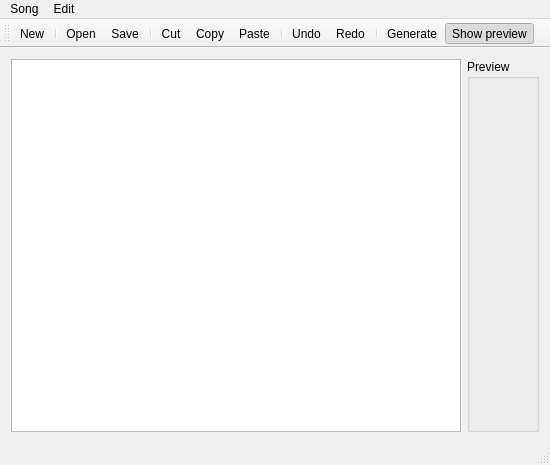
<?xml version="1.0" encoding="UTF-8"?>
<ui version="4.0">
 <class>SongEditor</class>
 <widget class="QMainWindow" name="SongEditor">
  <property name="geometry">
   <rect>
    <x>0</x>
    <y>0</y>
    <width>550</width>
    <height>465</height>
   </rect>
  </property>
  <property name="acceptDrops">
   <bool>false</bool>
  </property>
  <property name="windowTitle">
   <string>MainWindow</string>
  </property>
  <widget class="QWidget" name="centralwidget">
   <layout class="QHBoxLayout" name="horizontalLayout">
    <item>
     <widget class="QTextEdit" name="songEdit">
      <property name="font">
       <font>
        <family>Monospace</family>
       </font>
      </property>
      <property name="html">
       <string>&lt;!DOCTYPE HTML PUBLIC &quot;-//W3C//DTD HTML 4.0//EN&quot; &quot;http://www.w3.org/TR/REC-html40/strict.dtd&quot;&gt;
&lt;html&gt;&lt;head&gt;&lt;meta name=&quot;qrichtext&quot; content=&quot;1&quot; /&gt;&lt;style type=&quot;text/css&quot;&gt;
p, li { white-space: pre-wrap; }
&lt;/style&gt;&lt;/head&gt;&lt;body style=&quot; font-family:'Monospace'; font-size:8pt; font-weight:400; font-style:normal;&quot;&gt;
&lt;p style=&quot;-qt-paragraph-type:empty; margin-top:0px; margin-bottom:0px; margin-left:0px; margin-right:0px; -qt-block-indent:0; text-indent:0px;&quot;&gt;&lt;br /&gt;&lt;/p&gt;&lt;/body&gt;&lt;/html&gt;</string>
      </property>
     </widget>
    </item>
    <item>
     <widget class="QGroupBox" name="previewBox">
      <property name="title">
       <string>Preview</string>
      </property>
     </widget>
    </item>
   </layout>
  </widget>
  <widget class="QMenuBar" name="menubar">
   <property name="geometry">
    <rect>
     <x>0</x>
     <y>0</y>
     <width>550</width>
     <height>19</height>
    </rect>
   </property>
   <widget class="QMenu" name="menuSong">
    <property name="title">
     <string>Song</string>
    </property>
    <addaction name="actionNew"/>
    <addaction name="separator"/>
    <addaction name="actionOpen"/>
    <addaction name="actionSave"/>
    <addaction name="actionSaveAs"/>
    <addaction name="separator"/>
    <addaction name="actionExit"/>
   </widget>
   <widget class="QMenu" name="menuEdit">
    <property name="title">
     <string>Edit</string>
    </property>
    <addaction name="actionUndo"/>
    <addaction name="actionRedo"/>
    <addaction name="separator"/>
    <addaction name="actionCut"/>
    <addaction name="actionCopy"/>
    <addaction name="actionPaste"/>
   </widget>
   <addaction name="menuSong"/>
   <addaction name="menuEdit"/>
  </widget>
  <widget class="QToolBar" name="toolBar">
   <property name="windowTitle">
    <string>toolBar</string>
   </property>
   <property name="iconSize">
    <size>
     <width>16</width>
     <height>16</height>
    </size>
   </property>
   <property name="toolButtonStyle">
    <enum>Qt::ToolButtonIconOnly</enum>
   </property>
   <attribute name="toolBarArea">
    <enum>TopToolBarArea</enum>
   </attribute>
   <attribute name="toolBarBreak">
    <bool>false</bool>
   </attribute>
   <addaction name="actionNew"/>
   <addaction name="separator"/>
   <addaction name="actionOpen"/>
   <addaction name="actionSave"/>
   <addaction name="separator"/>
   <addaction name="actionCut"/>
   <addaction name="actionCopy"/>
   <addaction name="actionPaste"/>
   <addaction name="separator"/>
   <addaction name="actionUndo"/>
   <addaction name="actionRedo"/>
   <addaction name="separator"/>
   <addaction name="actionGenerate"/>
   <addaction name="actionShow_preview"/>
  </widget>
  <widget class="QStatusBar" name="statusBar"/>
  <action name="actionSaveAs">
   <property name="text">
    <string>Save as ...</string>
   </property>
   <property name="iconText">
    <string>Save to a file ...</string>
   </property>
   <property name="toolTip">
    <string>Save song as another file</string>
   </property>
   <property name="statusTip">
    <string>Save song as another file</string>
   </property>
   <property name="visible">
    <bool>true</bool>
   </property>
   <property name="iconVisibleInMenu">
    <bool>true</bool>
   </property>
  </action>
  <action name="actionUndo">
   <property name="text">
    <string>Undo</string>
   </property>
   <property name="toolTip">
    <string>Undo last action</string>
   </property>
   <property name="statusTip">
    <string>Undo last action</string>
   </property>
   <property name="shortcut">
    <string>Ctrl+Z</string>
   </property>
  </action>
  <action name="actionRedo">
   <property name="text">
    <string>Redo</string>
   </property>
   <property name="toolTip">
    <string>Redo last undid action</string>
   </property>
   <property name="statusTip">
    <string>Redo last undid action</string>
   </property>
   <property name="shortcut">
    <string>Ctrl+Y</string>
   </property>
  </action>
  <action name="actionShow_preview">
   <property name="checkable">
    <bool>true</bool>
   </property>
   <property name="checked">
    <bool>true</bool>
   </property>
   <property name="enabled">
    <bool>true</bool>
   </property>
   <property name="text">
    <string>Show preview</string>
   </property>
   <property name="toolTip">
    <string>Show preview of generated output</string>
   </property>
   <property name="statusTip">
    <string>Show preview of generated output</string>
   </property>
  </action>
  <action name="actionSave">
   <property name="text">
    <string>Save</string>
   </property>
   <property name="toolTip">
    <string>Save changes</string>
   </property>
   <property name="statusTip">
    <string>Save changes</string>
   </property>
   <property name="shortcut">
    <string>Ctrl+S</string>
   </property>
  </action>
  <action name="actionExit">
   <property name="text">
    <string>Exit</string>
   </property>
   <property name="toolTip">
    <string>Exit editing</string>
   </property>
   <property name="statusTip">
    <string>Exit editing</string>
   </property>
   <property name="shortcut">
    <string>Ctrl+Q</string>
   </property>
   <property name="menuRole">
    <enum>QAction::TextHeuristicRole</enum>
   </property>
  </action>
  <action name="actionOpen">
   <property name="text">
    <string>Open ...</string>
   </property>
   <property name="iconText">
    <string>Open</string>
   </property>
   <property name="toolTip">
    <string>Open song</string>
   </property>
   <property name="statusTip">
    <string>Open song</string>
   </property>
   <property name="shortcut">
    <string>Ctrl+O</string>
   </property>
  </action>
  <action name="actionNew">
   <property name="text">
    <string>New</string>
   </property>
   <property name="toolTip">
    <string>Create new song</string>
   </property>
   <property name="statusTip">
    <string>Create new song</string>
   </property>
   <property name="shortcut">
    <string>Ctrl+N</string>
   </property>
  </action>
  <action name="actionCut">
   <property name="text">
    <string>Cut</string>
   </property>
   <property name="toolTip">
    <string>Cut to clipboard</string>
   </property>
   <property name="statusTip">
    <string>Cut to clipboard</string>
   </property>
   <property name="shortcut">
    <string>Ctrl+X</string>
   </property>
  </action>
  <action name="actionPaste">
   <property name="text">
    <string>Paste</string>
   </property>
   <property name="toolTip">
    <string>Paste from clipboard</string>
   </property>
   <property name="statusTip">
    <string>Paste from clipboard</string>
   </property>
   <property name="shortcut">
    <string>Ctrl+V</string>
   </property>
  </action>
  <action name="actionCopy">
   <property name="text">
    <string>Copy</string>
   </property>
   <property name="toolTip">
    <string>Copy to clipboard</string>
   </property>
   <property name="statusTip">
    <string>Copy to clipboard</string>
   </property>
   <property name="shortcut">
    <string>Ctrl+C</string>
   </property>
  </action>
  <action name="actionGenerate">
   <property name="text">
    <string>Generate</string>
   </property>
  </action>
 </widget>
 <layoutdefault spacing="6" margin="11"/>
 <resources/>
 <connections>
  <connection>
   <sender>actionExit</sender>
   <signal>activated()</signal>
   <receiver>SongEditor</receiver>
   <slot>close()</slot>
   <hints>
    <hint type="sourcelabel">
     <x>-1</x>
     <y>-1</y>
    </hint>
    <hint type="destinationlabel">
     <x>399</x>
     <y>299</y>
    </hint>
   </hints>
  </connection>
  <connection>
   <sender>actionUndo</sender>
   <signal>activated()</signal>
   <receiver>songEdit</receiver>
   <slot>undo()</slot>
   <hints>
    <hint type="sourcelabel">
     <x>-1</x>
     <y>-1</y>
    </hint>
    <hint type="destinationlabel">
     <x>366</x>
     <y>312</y>
    </hint>
   </hints>
  </connection>
  <connection>
   <sender>actionRedo</sender>
   <signal>activated()</signal>
   <receiver>songEdit</receiver>
   <slot>redo()</slot>
   <hints>
    <hint type="sourcelabel">
     <x>-1</x>
     <y>-1</y>
    </hint>
    <hint type="destinationlabel">
     <x>366</x>
     <y>312</y>
    </hint>
   </hints>
  </connection>
  <connection>
   <sender>actionShow_preview</sender>
   <signal>triggered(bool)</signal>
   <receiver>previewBox</receiver>
   <slot>setVisible(bool)</slot>
   <hints>
    <hint type="sourcelabel">
     <x>-1</x>
     <y>-1</y>
    </hint>
    <hint type="destinationlabel">
     <x>483</x>
     <y>369</y>
    </hint>
   </hints>
  </connection>
  <connection>
   <sender>actionCut</sender>
   <signal>activated()</signal>
   <receiver>songEdit</receiver>
   <slot>cut()</slot>
   <hints>
    <hint type="sourcelabel">
     <x>-1</x>
     <y>-1</y>
    </hint>
    <hint type="destinationlabel">
     <x>80</x>
     <y>224</y>
    </hint>
   </hints>
  </connection>
  <connection>
   <sender>actionCopy</sender>
   <signal>activated()</signal>
   <receiver>songEdit</receiver>
   <slot>copy()</slot>
   <hints>
    <hint type="sourcelabel">
     <x>-1</x>
     <y>-1</y>
    </hint>
    <hint type="destinationlabel">
     <x>80</x>
     <y>224</y>
    </hint>
   </hints>
  </connection>
  <connection>
   <sender>actionPaste</sender>
   <signal>activated()</signal>
   <receiver>songEdit</receiver>
   <slot>paste()</slot>
   <hints>
    <hint type="sourcelabel">
     <x>-1</x>
     <y>-1</y>
    </hint>
    <hint type="destinationlabel">
     <x>80</x>
     <y>224</y>
    </hint>
   </hints>
  </connection>
 </connections>
</ui>
